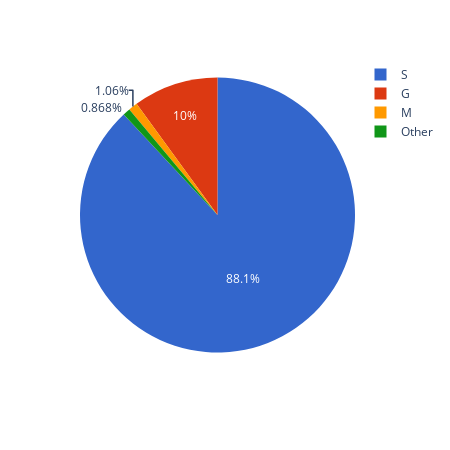

Notebook cell for this chart:
### Code cell
fig = _plot_pie(image_by_analysis, 'count', 'analysis_level')
fig.write_html(op.join(fig_dir, "08_images_by_analysis.html"), full_html=True, include_plotlyjs=True)
fig.write_image(op.join(fig_dir, "08_images_by_analysis.png"), scale=6)
fig.show()

### Figure 1 — Plotly figure (JSON) as saved in the notebook; plotly's stock layout.template omitted (floating-point values rounded to 4 significant figures)
{"data": [{"domain": {"x": [0, 1], "y": [0, 1]}, "hovertemplate": "analysis_level=%{label}<br>count=%{value}<extra></extra>", "labels": ["G", "M", "Other", "S"], "legendgroup": "", "name": "", "showlegend": true, "type": "pie", "values": [18047, 1911, 1563, 158604]}], "layout": {"height": 450, "legend": {"tracegroupgap": 0}, "margin": {"t": 60}, "piecolorway": ["#3366CC", "#DC3912", "#FF9900", "#109618"], "width": 450}}
